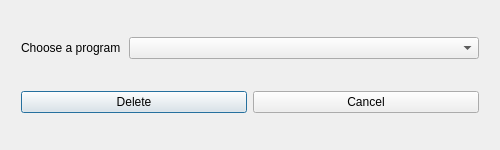
<?xml version="1.0" encoding="UTF-8"?>
<ui version="4.0">
 <class>DeleteProgramDialog</class>
 <widget class="QDialog" name="DeleteProgramDialog">
  <property name="geometry">
   <rect>
    <x>0</x>
    <y>0</y>
    <width>500</width>
    <height>150</height>
   </rect>
  </property>
  <property name="minimumSize">
   <size>
    <width>500</width>
    <height>150</height>
   </size>
  </property>
  <property name="maximumSize">
   <size>
    <width>500</width>
    <height>150</height>
   </size>
  </property>
  <property name="windowTitle">
   <string>Dialog</string>
  </property>
  <layout class="QVBoxLayout" name="verticalLayout">
   <item>
    <layout class="QHBoxLayout" name="horizontalLayout">
     <property name="leftMargin">
      <number>10</number>
     </property>
     <property name="rightMargin">
      <number>10</number>
     </property>
     <item>
      <widget class="QLabel" name="label">
       <property name="text">
        <string>Choose a program</string>
       </property>
      </widget>
     </item>
     <item>
      <widget class="QComboBox" name="programComboBox">
       <property name="minimumSize">
        <size>
         <width>350</width>
         <height>0</height>
        </size>
       </property>
       <property name="maximumSize">
        <size>
         <width>350</width>
         <height>16777215</height>
        </size>
       </property>
      </widget>
     </item>
    </layout>
   </item>
   <item>
    <layout class="QHBoxLayout" name="horizontalLayout_2">
     <property name="leftMargin">
      <number>10</number>
     </property>
     <property name="rightMargin">
      <number>10</number>
     </property>
     <item>
      <widget class="QPushButton" name="okDeletePushButton">
       <property name="text">
        <string>Delete</string>
       </property>
      </widget>
     </item>
     <item>
      <widget class="QPushButton" name="cancelPushButton">
       <property name="text">
        <string>Cancel</string>
       </property>
      </widget>
     </item>
    </layout>
   </item>
  </layout>
 </widget>
 <resources/>
 <connections/>
</ui>
